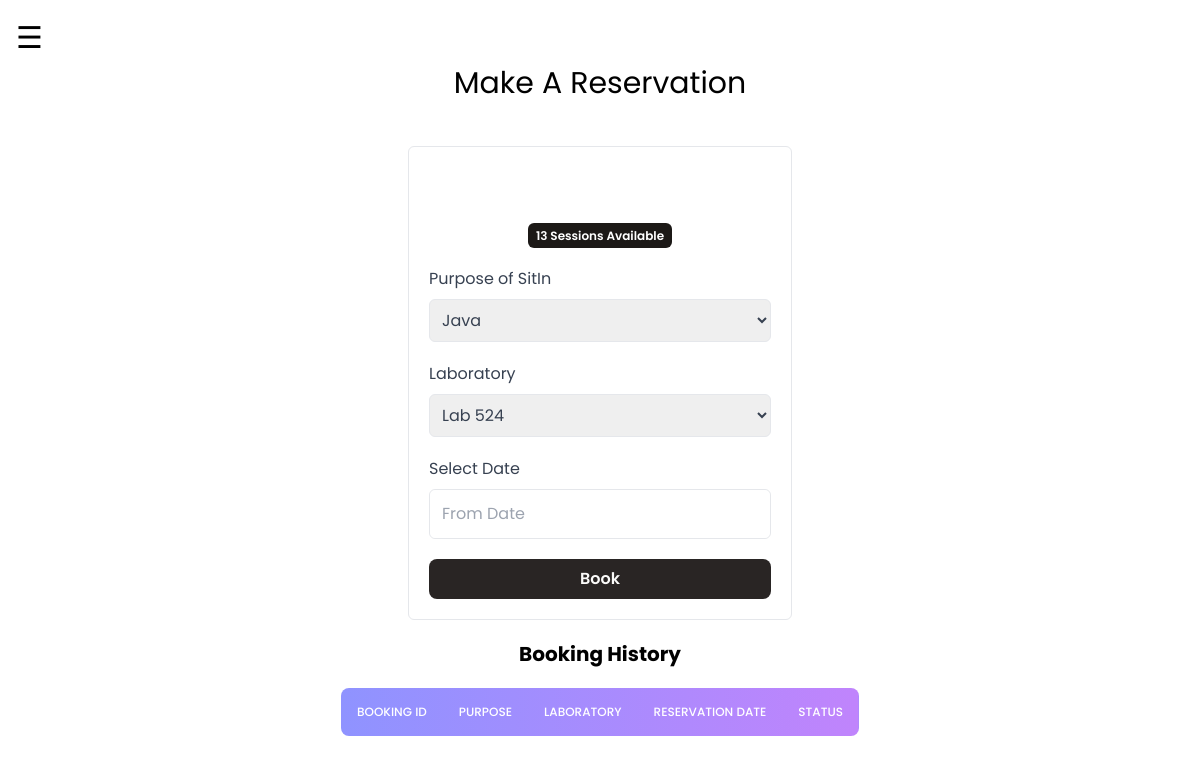
/reservation.php (signed in), run on an earlier commit of the app's database.
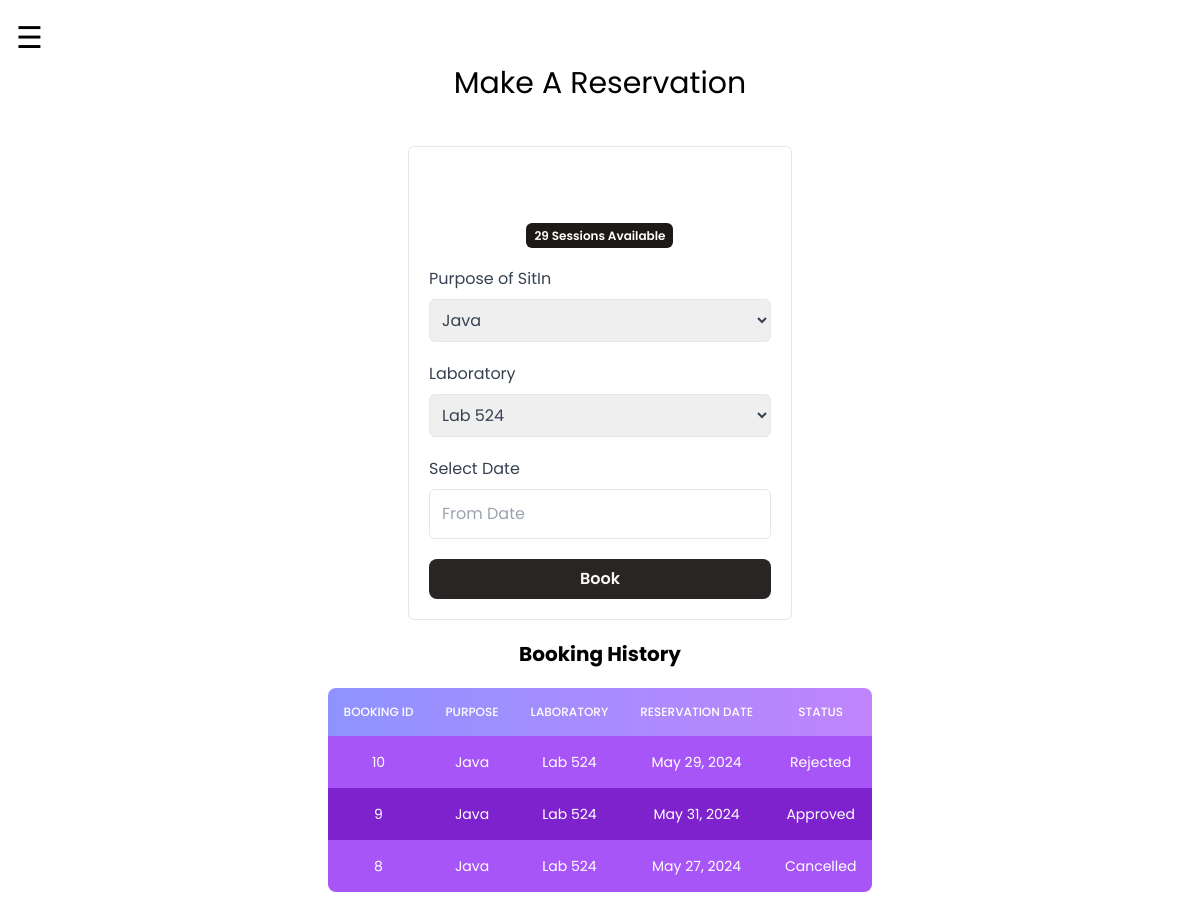
And on a later commit of the database.
### tables this page shows
CREATE TABLE `student` (
  `id` int(11) NOT NULL,
  `email` varchar(250) NOT NULL,
  `password` varchar(250) NOT NULL,
  `firstname` varchar(150) NOT NULL,
  `lastname` varchar(150) NOT NULL,
  `middlename` varchar(150) NOT NULL,
  `age` int(150) NOT NULL,
  `gender` varchar(150) NOT NULL,
  `address` varchar(150) NOT NULL,
  `phone` int(150) NOT NULL,
  `idno` int(150) NOT NULL,
  `sessions` int(11) NOT NULL DEFAULT 30
);

CREATE TABLE `bookings` (
  `id` int(11) NOT NULL,
  `student_id` int(11) NOT NULL,
  `purpose` varchar(254) NOT NULL,
  `laboratory` varchar(254) NOT NULL,
  `reservation_date` date NOT NULL,
  `date_created` datetime NOT NULL DEFAULT current_timestamp(),
  `status` varchar(254) NOT NULL DEFAULT 'Pending'
);

### reservation.php (the view, shortened to what this page needs)
<?php
include('connector.php');
$history = [];
$id = $_SESSION['id'];
$select = "SELECT * FROM bookings WHERE student_id = $id ORDER BY date_created desc";
$result = $connection->query($select);
$exist = null;
if ($result->num_rows > 0) {
    while($row = $result->fetch_assoc()) {
        $history[] = $row;
    }
}
$select = "SELECT * FROM student WHERE id = '$id'";
$result = $connection->query($select);
$user = $result->fetch_assoc();
$sessions = $user['sessions'];
?>
<!DOCTYPE html>
<html>
<head>
<script src="https://cdn.tailwindcss.com"></script>
 <link rel="stylesheet" href="https://cdn.jsdelivr.net/npm/flatpickr/dist/flatpickr.min.css">
</head>
<body>
<div id="main">
<span style="font-size:30px;cursor:pointer" onclick="openNav()">&#9776;</span>
<div class="w-full flex items-center flex-col container mx-auto">
  <h1 style="text-align:center; font-size:30px; font-weight:strong">Make A Reservation</h1>
     <div class="flex flex-col items-center">
        <?php if($exist == null) : ?>
        <form action="" method="post" class="flex flex-col items-center  border mt-10  text-black   p-5 rounded-md min-w-[320px]  relative">
                <div class="mt-14">
                    <span class="text-xs font-semibold px-2 p-1 bg-stone-900 text-white rounded-md"> <?php echo $sessions;?> Sessions Available</span>
                </div>
                <div class="self-start flex flex-col gap-2 w-full mt-5">
                    <label class="text-gray-700">Purpose of SitIn</label>
                    <select name="purpose" class="text-gray-700 border p-2 rounded-md w-full">
                        <option value="Java">Java</option>
                    </select>
                </div>
                <div class="flex flex-col gap-2 w-full mt-5">
                    <label class="text-gray-700">Laboratory</label>
                    <select name="laboratory" class="text-gray-700 border p-2 rounded-md">
                        <option value="Lab 524">Lab 524</option>
                    </select>
                </div>
                <div class="flex flex-col gap-2 w-full mt-5">
                    <label class="text-gray-700">Select Date</label>
                        <div class="border rounded-md">
                            <input type="text" name="date" id="datetimepicker" placeholder="From Date" class="outline-none px-3 p-3 rounded-md form-input w-full">
                        </div>
                </div>
                <div class="flex justify-between mt-5 gap-5 w-full">
                        <input type="submit" value="Book" class="w-full font-semibold cursor-pointer px-3 p-2 bg-stone-800 text-stone-50 rounded-lg "/>
                </div>
            </form>
        <?php else:?>
            <span class="text-red-500">You have a Pending Booking, you can't book right now.</span>
        <?php endif;?>
        <h1 class="mt-5 text-xl font-bold mb-5">Booking History</h1>
         <table id="oktable" class=" mb-10 w-full text-sm text-left rtl:text-right text-white rounded-lg overflow-hidden">
                <thead class="text-xs bg-gradient-to-l t to-[#8F93FF] from-purple-400 uppercase rounded-md">
                    <tr>
                        <th class="border px-4 py-4 font-medium border-none  text-center">BOOKING ID</th>
                        <th class="border px-4 py-4 font-medium border-none  text-center">PURPOSE</th>
                        <th class="border px-4 py-4 font-medium border-none  text-center">LABORATORY</th>
                        <th class="border px-4 py-4 font-medium border-none  text-center">RESERVATION DATE</th>
                        <th class="border px-4 py-4 font-medium border-none  text-center">STATUS</th>
                    </tr>
                </thead>
                <tbody id="tbody" class="relative">
                <?php
            foreach ($history as $student) {
                $status = $student['status'];
                   echo '<tr class="odd:bg-purple-500 bg-purple-700">
                                <td class="border px-4 py-4 border-none text-center text-xs md:text-sm text-white">'.$student['id'].'</td>
                                <td class="border px-4 py-4 border-none text-center text-xs md:text-sm text-white">'.$student['purpose'].'</td>
                                <td class="border px-4 py-4 border-none text-center text-xs md:text-sm text-white">'.$student['laboratory'].'</td>
                                <td class="border px-4 py-4 border-none text-center text-xs md:text-sm text-white">'.date('F j, Y', strtotime($student['reservation_date'])).'</td>
                                <td class="border px-4 py-4 border-none text-center text-xs md:text-sm text-white">'.$status.'</td></tr>
                                ';
                }
            ?>
                </tbody>
            </table>
     </div>
</div>
<br>
</div>
</body>
</html>

### reservation.php (style rules this page uses)
body { font-family: "Poppins" , sans-serif; transition: background-color .5s; }
#main { transition: margin-left .5s; padding: 16px; }

What changed in the data, as far as the page shows it:
changed student: sessions "13" → "29"
added bookings: id "10", purpose "Java", laboratory "Lab 524", reservation_date "May 29, 2024", status "Rejected"
added bookings: id "9", purpose "Java", laboratory "Lab 524", reservation_date "May 31, 2024", status "Approved"
added bookings: id "8", purpose "Java", laboratory "Lab 524", reservation_date "May 27, 2024", status "Cancelled"
